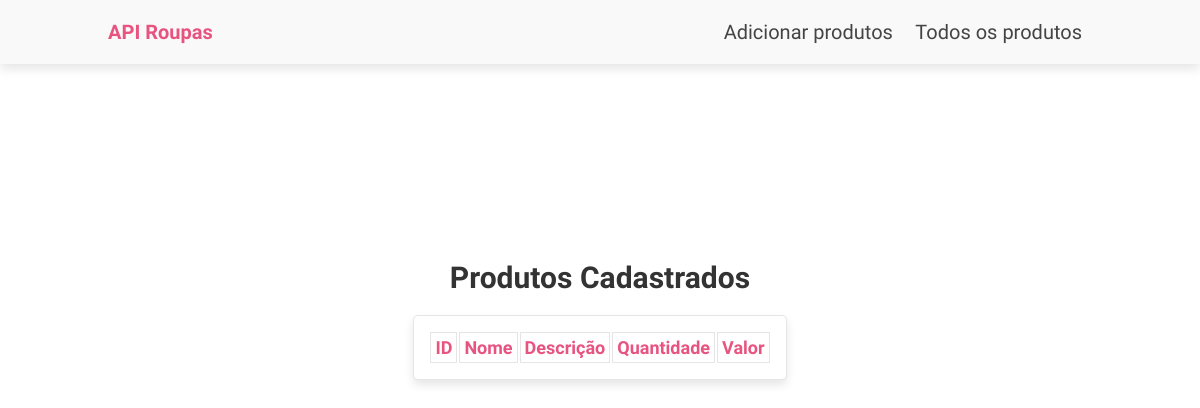
Before: / with the older database file.
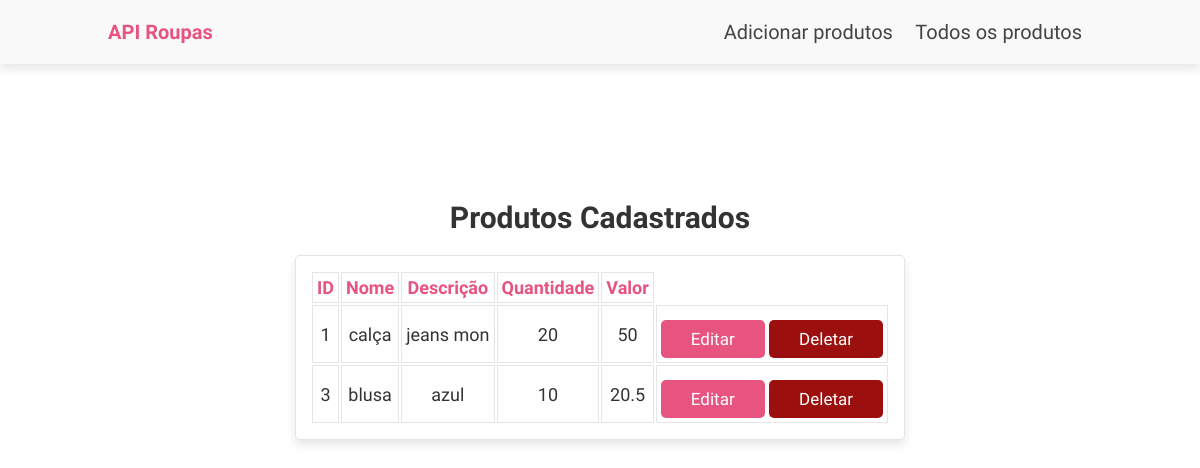
After: the same page with the newer database file.
### tables this page shows
CREATE TABLE IF NOT EXISTS `produtos` (
  `ID_produto` int NOT NULL AUTO_INCREMENT,
  `nome` varchar(50) DEFAULT NULL,
  `descricao` varchar(50) DEFAULT NULL,
  `quantidade` int DEFAULT '0',
  `valor` float DEFAULT '0',
  `created_at` datetime DEFAULT NULL,
  `updated_at` datetime DEFAULT NULL,
  `deleted_at` datetime DEFAULT NULL,
  PRIMARY KEY (`ID_produto`)
);

### functions.php (called while the page is built, shortened)
<?php
require_once 'db.php';
function listarProdutos() {
    global $pdo;
    $stmt = $pdo->query("SELECT * FROM produtos");
    $produtos = $stmt->fetchAll(PDO::FETCH_ASSOC);
    return $produtos;
}

### index.php (the view, shortened to what this page needs)
<?php
require 'functions.php';
$produtos = listarProdutos();
?>
<!DOCTYPE html>
<html lang="pt-br">
<head>
    <link rel="stylesheet" href="https://cdnjs.cloudflare.com/ajax/libs/font-awesome/6.7.2/css/all.min.css" />
    <link rel="stylesheet" href="./resources/css/style.css">
</head>
<body>
<header class="header">
        <a href="#" class="logo">API Roupas</a>
        <nav class="navbar">
        <a href="./create.php">Adicionar produtos</a>
        <a href="./index.php">Todos os produtos</a>
        </nav>
</header>
<section class="product">
    <div class="box">
    <h1 class="heading"> Produtos Cadastrados</h1>
    <table cellpadding="8">
        <tr>
            <th>ID</th>
            <th>Nome</th>
            <th>Descrição</th>
            <th>Quantidade</th>
            <th>Valor</th>
        </tr>
        <?php foreach ($produtos as $produto): ?>
            <tr>
            <td><?= $produto['ID_produto'] ?></td>
            <td><?= $produto['nome'] ?></td>
            <td><?= $produto['descricao'] ?></td>
            <td><?= $produto['quantidade'] ?></td>
            <td><?= $produto['valor']?></td>
            <td>
                <a class="btn" href="update.php?id=<?= $produto['ID_produto'] ?>">Editar</a>
                <a class="delete-btn" href="delete.php?id=<?= $produto['ID_produto'] ?>" onclick="return confirm('Deseja deletar?')">Deletar</a>
            </td>
            </tr>
            <?php endforeach; ?>
    </table>
    </div>
</section>
</body>
</html>

### resources/css/style.css (style rules this page uses)
:root { --geral-font: "Markazi Text", serif; --logo-font:"Just Me Again Down Here", cursive; --bg: #F9F9F9; --bg2: #fff; --letra:#333333; --black:#444; --botao:#E75480; --delete:#9b0f0f; --botao-hover:#D43D6F; --delete-hover:#e94c4ce1; --border: .1rem solid rgba(0,0,0,.1); --border-hover: .1rem solid var(--black); --box-shadow: 0 .5rem 1rem rgba(0,0,0,.1); }
* { margin: 0; padding: 0; box-sizing: border-box; outline: none; border: none; text-decoration: none; transition: 0.2s linear; font-family: var(--geral-font) }
html { font-size: 62.5%; scroll-behavior: smooth; scroll-padding-top: 7rem; overflow-x: hidden; }
section { padding: 5rem 9%; }
.btn, .delete-btn { margin-top: 1rem; display: inline-block; padding: .9rem 3rem; border-radius: .5rem; color: var(--bg2); font-size: 1.7rem; cursor: pointer; font-weight: 500; }
.btn { background: var(--botao); }
.delete-btn { background: var(--delete); }
.heading { font-size: 3rem; color: var(--letra); margin-bottom: 2rem; text-align: center; }
.header { position: fixed; top: 0; left: 0; right: 0; z-index: 1000; box-shadow: var(--box-shadow); display: flex; align-items: center; justify-content: space-between; padding: 2rem 9%; background:var(--bg); }
.header .logo { font-family: var(--logo-font); color: var(--botao); font-weight: bolder; font-size: 2rem; }
.header .navbar a { font-size: 2rem; color: var(--black); margin: 0 1rem; }
.product { display: flex; align-items: center; justify-content: center; height: calc(100vh - 15rem); }
.product .box table { margin: 1rem 0; padding: 1.4rem; border-radius: .5rem; background-color: var(--bg2); box-shadow: var(--box-shadow); border: var(--border); font-size: 1.8rem; color: var(--letra); width: 100%; text-align: center; }
.product .box table tr th { color: var(--botao); width: fit-content; margin: 4px; padding: 4px; border: var(--border); }
.product .box table tr td { color: var(--botao); width: fit-content; border: var(--border); color: var(--letra); margin: 4px; padding: 4px; }

Changed rows visible on the page:
added produtos: ID_produto "1", nome "calça", descricao "jeans mon", quantidade "20", valor "50"
added produtos: ID_produto "3", nome "blusa", descricao "azul", quantidade "10", valor "20.5"
